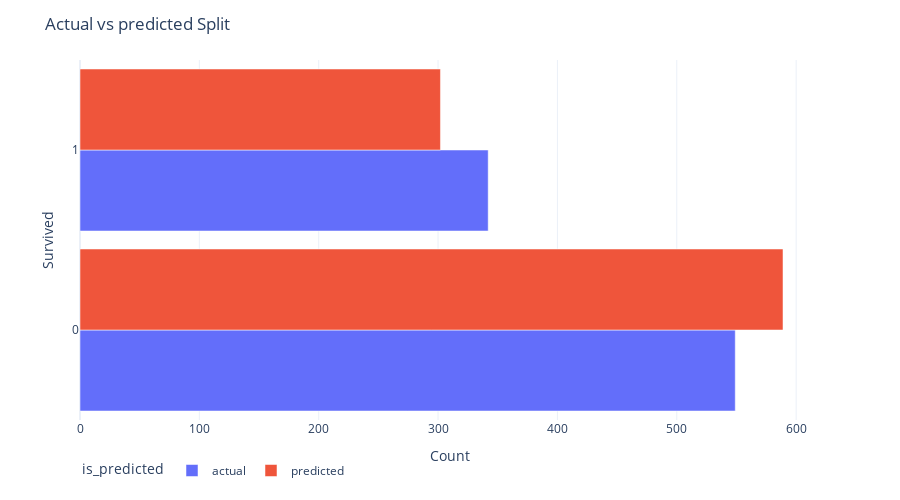

The notebook cell this image was saved under:
### Markdown cell above
Let's visualise the results.

### Code cell
df_temp = (
    pd.concat([
        dct_splits['train']['target'].assign(is_predicted='actual'),
        dct_splits['train']['prediction'].assign(is_predicted='predicted')
    ])
)

fig = px.bar(
    df_temp.groupby(['survived', 'is_predicted']).size().reset_index(name='count'),
    y='survived',
    x='count',
    color='is_predicted',
    barmode='group',
    orientation='h',
    template='plotly_white',
    width=FIG_WIDTH, height=FIG_HEIGHT
)

fig.update_layout(
    title_text='Actual vs predicted Split',
    xaxis_title_text='Count',
    yaxis_title_text='Survived',
    bargap=0.1,
    legend=dict(orientation='h')
)

fig.show()

### Figure 1 — Plotly figure (JSON) as saved in the notebook; plotly's stock layout.template omitted (floating-point values rounded to 4 significant figures)
{"data": [{"alignmentgroup": "True", "hovertemplate": "is_predicted=actual<br>count=%{x}<br>survived=%{y}<extra></extra>", "legendgroup": "actual", "marker": {"color": "#636efa", "pattern": {"shape": ""}}, "name": "actual", "offsetgroup": "actual", "orientation": "h", "showlegend": true, "textposition": "auto", "type": "bar", "x": [549, 342], "xaxis": "x", "y": [0, 1], "yaxis": "y"}, {"alignmentgroup": "True", "hovertemplate": "is_predicted=predicted<br>count=%{x}<br>survived=%{y}<extra></extra>", "legendgroup": "predicted", "marker": {"color": "#EF553B", "pattern": {"shape": ""}}, "name": "predicted", "offsetgroup": "predicted", "orientation": "h", "showlegend": true, "textposition": "auto", "type": "bar", "x": [589, 302], "xaxis": "x", "y": [0, 1], "yaxis": "y"}], "layout": {"bargap": 0.1, "barmode": "group", "height": 500, "legend": {"orientation": "h", "title": {"text": "is_predicted"}, "tracegroupgap": 0}, "margin": {"t": 60}, "title": {"text": "Actual vs predicted Split"}, "width": 900, "xaxis": {"anchor": "y", "domain": [0, 1], "title": {"text": "Count"}}, "yaxis": {"anchor": "x", "domain": [0, 1], "title": {"text": "Survived"}}}}
